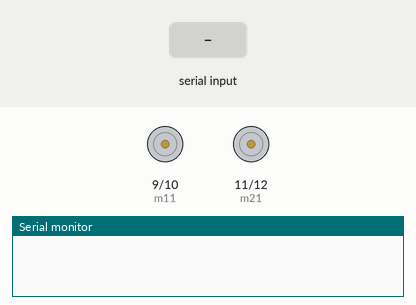
Simulated run of this sketch. Board: Arduino Uno, built with avr-gcc and run on an emulated ATmega328P. Parts: motor-driver pin pairs drawn as motors (green arrow = first pin HIGH = forward, orange = second pin HIGH = backward, longer = more drive, scaled by the enable pin), the last lines printed to the serial monitor. The inputs (shaded band) are chosen by the test bench.

Above: at 1.2 s.
1.3 s: "1" received over Serial
At 2.3 s:
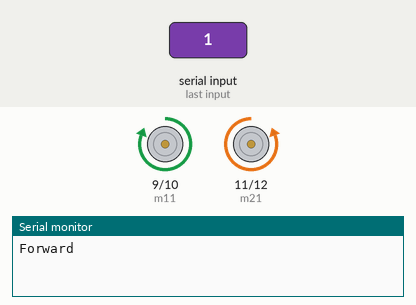
2.8 s: "2" received over Serial
At 3.5 s:
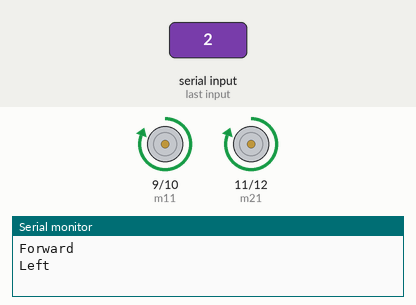
4.3 s: "3" received over Serial
At 4.6 s:
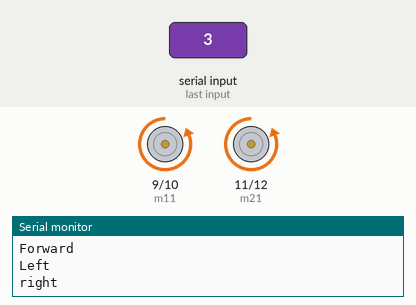
5.8 s: "4" received over Serial
At 7.0 s:
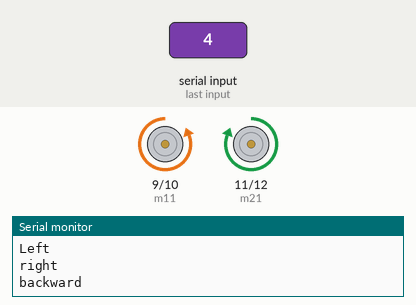
7.3 s: "5" received over Serial
At 8.1 s:
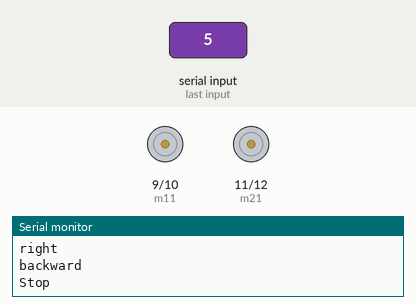
Timing chart, 0 to 9.8 s (numbered marks = the images above; inputs shaded):
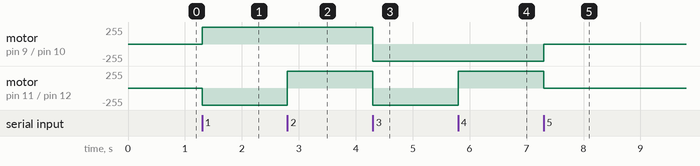

The sketch:

ATTron.ino
```cpp
/*********TACHLOG powered********
*********www.troncart.com*******
**electronics components online**
***********Mobile Controlled Car**************
***********13-07-2019**************
*/

#define m11 9
#define m12 10
#define m21 11
#define m22 12
#define enA 7
#define enB 6
void setup()
{
Serial.begin(9600);
pinMode(m11, OUTPUT);
pinMode(m12, OUTPUT);
pinMode(m21, OUTPUT);
pinMode(m22, OUTPUT);
pinMode(enA, OUTPUT);
pinMode(enB, OUTPUT);
}
void forward()
{
digitalWrite(m11, HIGH);
digitalWrite(m12, LOW);
digitalWrite(m21, LOW);
digitalWrite(m22, HIGH);
digitalWrite(enA, HIGH);
digitalWrite(enB, HIGH);
}
void left()
{
digitalWrite(m11, HIGH);
digitalWrite(m12, LOW);
digitalWrite(m21, HIGH);
digitalWrite(m22, LOW);
digitalWrite(enA, HIGH);
digitalWrite(enB, HIGH);
}
void backward()
{
digitalWrite(m11, LOW);
digitalWrite(m12, HIGH);
digitalWrite(m21, HIGH);
digitalWrite(m22, LOW);
digitalWrite(enA, HIGH);
digitalWrite(enB, HIGH);
}
void right()
{
digitalWrite(m11, LOW);
digitalWrite(m12, HIGH);
digitalWrite(m21, LOW);
digitalWrite(m22, HIGH);
digitalWrite(enA, HIGH);
digitalWrite(enB, HIGH);
}
void stop0()
{
digitalWrite(m11, LOW);
digitalWrite(m12, LOW);
digitalWrite(m21, LOW);
digitalWrite(m22, LOW);
digitalWrite(enA, HIGH);
digitalWrite(enB, HIGH);

}
void loop()
{
while(Serial.available())
{
char data = Serial.read();
//Serial.println(data);

if(data =='1') // forward
{
Serial.println("Forward");
forward();


}
else if(data == '2') //left
{
Serial.println("Left");
left();

}
else if(data =='3') //right
{
Serial.println("right");
right();

}

else if(data =='4') //backward
{
Serial.println("backward");
backward();

}
else if(data =='5') //stop
{
Serial.println("Stop");
stop0();

}

}
}
```

Measured:
- after the input at 1.3 s, motor on pin 9 (m11) / pin 10 (m12): stopped → forward 255/255 at once; motor on pin 11 (m21) / pin 12 (m22): stopped → backward 255/255 at once
- after the input at 2.8 s, motor on pin 11 (m21) / pin 12 (m22): backward 255/255 → forward 255/255 at once
- after the input at 4.3 s, motor on pin 9 (m11) / pin 10 (m12), motor on pin 11 (m21) / pin 12 (m22): forward 255/255 → backward 255/255 at once
- after the input at 5.8 s, motor on pin 11 (m21) / pin 12 (m22): backward 255/255 → forward 255/255 at once
- after the input at 7.3 s, motor on pin 9 (m11) / pin 10 (m12): backward 255/255 → stopped at once; motor on pin 11 (m21) / pin 12 (m22): forward 255/255 → stopped at once
